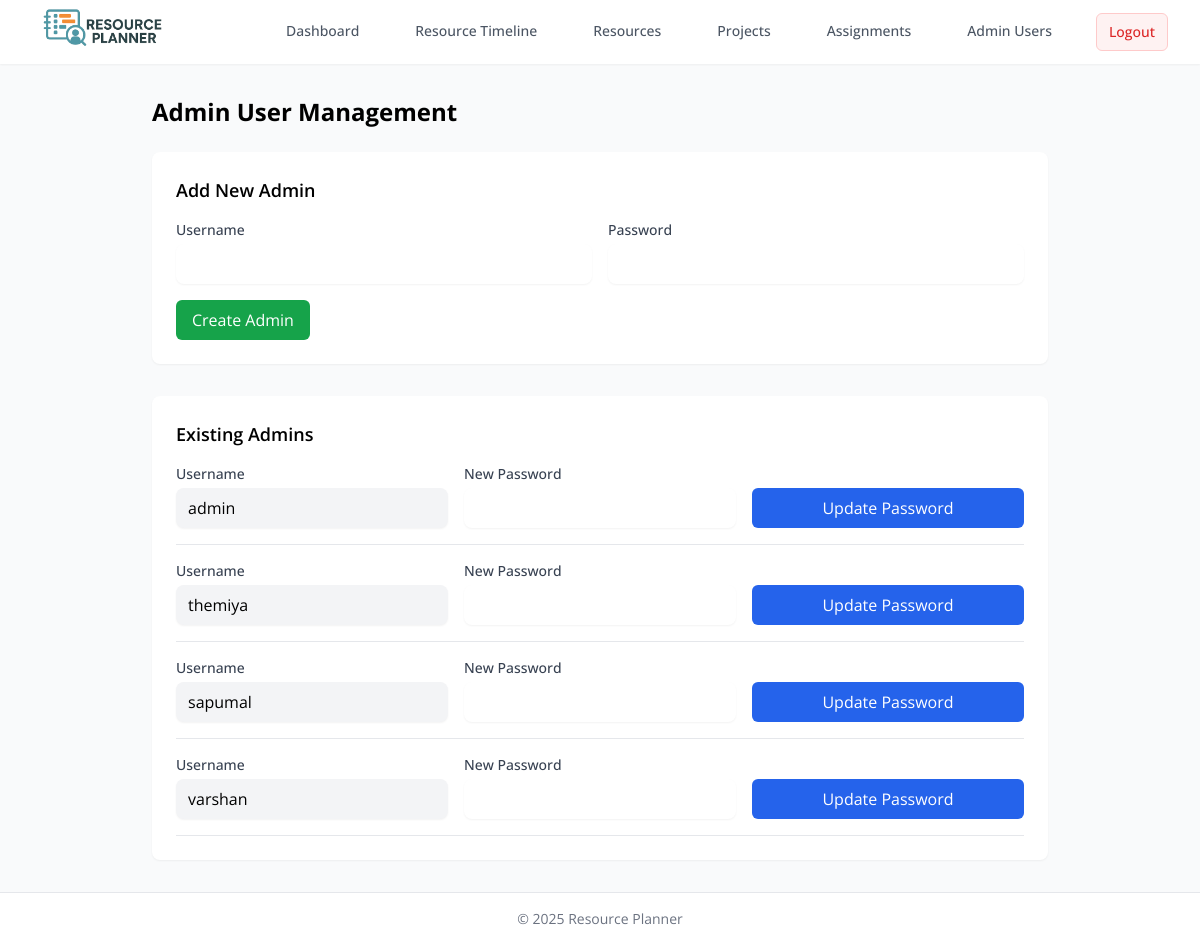
The app's page /admin-users (signed in) with its own data.
### tables this page shows
CREATE TABLE AdminUser (
    id INTEGER PRIMARY KEY AUTOINCREMENT,
    username TEXT UNIQUE NOT NULL,
    password TEXT NOT NULL
);

### app.py (the view)
    def decorator(*args, **kwargs):
        token = request.cookies.get('token')
        if not token:
            return redirect(url_for('login'))
        try:
            data = jwt.decode(token, app.config['SECRET_KEY'], algorithms=["HS256"])
            current_user = get_admin_user(data['username'])
        except:
            return redirect(url_for('login'))
        return f(current_user, *args, **kwargs)

### app.py (called while the page is built, shortened)
def get_db():
    if 'db' not in g:
        g.db = sqlite3.connect(app.config['DATABASE'])
        g.db.row_factory = sqlite3.Row
    return g.db

def get_admin_user(username):
    db = get_db()
    return db.execute(
        'SELECT * FROM AdminUser WHERE username = ?', (username,)
    ).fetchone()

def token_required(f):
    def decorator(*args, **kwargs):
        token = request.cookies.get('token')
        if not token:
            return redirect(url_for('login'))
        try:
            data = jwt.decode(token, app.config['SECRET_KEY'], algorithms=["HS256"])
            current_user = get_admin_user(data['username'])
        except:
            return redirect(url_for('login'))
        return f(current_user, *args, **kwargs)
    decorator.__name__ = f.__name__
    return decorator

@app.route('/admin-users', methods=['GET', 'POST'])
@token_required
def admin_users(current_user):
    db = get_db()
    users = db.execute('SELECT * FROM AdminUser').fetchall()
    return render_template('admin_users.html', users=users)

### templates/admin_users.html (shortened to what this page needs)
{% extends "base.html" %}
{% block content %}
<div class="max-w-4xl mx-auto">
    <h2 class="text-2xl font-bold mb-6">Admin User Management</h2>
    <div class="bg-white p-6 rounded-lg shadow-sm mb-8">
        <h3 class="text-lg font-semibold mb-4">Add New Admin</h3>
        <form method="POST">
            <div class="grid grid-cols-2 gap-4">
                <div>
                    <label class="block text-sm font-medium text-gray-700">Username</label>
                    <input type="text" name="username" required
                        class="mt-1 block w-full rounded-lg border-slate-300 shadow-sm px-3 py-2 focus:border-green-500 focus:ring-2 focus:ring-green-200">
                </div>
                <div>
                    <label class="block text-sm font-medium text-gray-700">Password</label>
                    <input type="password" name="password" required
                        class="mt-1 block w-full rounded-lg border-slate-300 shadow-sm px-3 py-2 focus:border-green-500 focus:ring-2 focus:ring-green-200">
                </div>
            </div>
            <button type="submit"
                    class="mt-4 bg-green-600 text-white px-4 py-2 rounded-md hover:bg-green-700 transition-colors">
                Create Admin
            </button>
        </form>
    </div>
    <div class="bg-white p-6 rounded-lg shadow-sm">
        <h3 class="text-lg font-semibold mb-4">Existing Admins</h3>
        <div class="space-y-4">
            {% for user in users %}
            <div class="border-b pb-4">
                <form method="POST" class="grid grid-cols-3 gap-4 items-end">
                    <div>
                        <label class="block text-sm font-medium text-gray-700">Username</label>
                        <input type="text" value="{{ user.username }}" disabled
                            class="mt-1 block w-full rounded-lg border-slate-300 shadow-sm bg-gray-100 px-3 py-2">
                    </div>
                    <div>
                        <label class="block text-sm font-medium text-gray-700">New Password</label>
                        <input type="password" name="password" required
                            class="mt-1 block w-full rounded-lg border-slate-300 shadow-sm px-3 py-2 focus:border-green-500 focus:ring-2 focus:ring-green-200">
                    </div>
                    <button type="submit"
                            class="bg-blue-600 text-white px-4 py-2 rounded-md hover:bg-blue-700 transition-colors">
                        Update Password
                    </button>
                </form>
            </div>
            {% endfor %}
        </div>
    </div>
</div>
{% endblock %}

### records on screen
AdminUser: username "admin"
AdminUser: username "themiya"
AdminUser: username "sapumal"
AdminUser: username "varshan"
